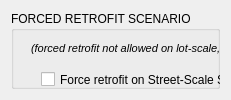
                 <widget class="QWidget" name="page_34">
                  <layout class="QVBoxLayout" name="verticalLayout_51">
                   <item>
                    <widget class="QGroupBox" name="retrofit_forced_group_3">
                     <property name="title">
                      <string>FORCED RETROFIT SCENARIO</string>
                     </property>
                     <widget class="QCheckBox" name="retrofit_forced_street_check_3">
                      <property name="geometry">
                       <rect>
                        <x>30</x>
                        <y>60</y>
                        <width>351</width>
                        <height>17</height>
                       </rect>
                      </property>
                      <property name="text">
                       <string>Force retrofit on Street-Scale Systems</string>
                      </property>
                     </widget>
                     <widget class="QCheckBox" name="retrofit_forced_neigh_check_3">
                      <property name="geometry">
                       <rect>
                        <x>30</x>
                        <y>90</y>
                        <width>351</width>
                        <height>17</height>
                       </rect>
                      </property>
                      <property name="text">
                       <string>Force retrofit on Neighbourhood Systems</string>
                      </property>
                     </widget>
                     <widget class="QCheckBox" name="retrofit_forced_prec_check_3">
                      <property name="geometry">
                       <rect>
                        <x>30</x>
                        <y>120</y>
                        <width>351</width>
                        <height>17</height>
                       </rect>
                      </property>
                      <property name="text">
                       <string>Force retrofit on Precinct-Scale Systems</string>
                      </property>
                     </widget>
                     <widget class="QLabel" name="force_retrofit_lbl_3">
                      <property name="geometry">
                       <rect>
                        <x>20</x>
                        <y>30</y>
                        <width>421</width>
                        <height>16</height>
                       </rect>
                      </property>
                      <property name="text">
                       <string>&lt;!DOCTYPE HTML PUBLIC &quot;-//W3C//DTD HTML 4.0//EN&quot; &quot;http://www.w3.org/TR/REC-html40/strict.dtd&quot;&gt;
&lt;html&gt;&lt;head&gt;&lt;meta name=&quot;qrichtext&quot; content=&quot;1&quot; /&gt;&lt;style type=&quot;text/css&quot;&gt;
p, li { white-space: pre-wrap; }
&lt;/style&gt;&lt;/head&gt;&lt;body style=&quot; font-family:'MS Shell Dlg 2'; font-size:8.25pt; font-weight:400; font-style:normal;&quot;&gt;
&lt;p style=&quot; margin-top:0px; margin-bottom:0px; margin-left:0px; margin-right:0px; -qt-block-indent:0; text-indent:0px;&quot;&gt;&lt;span style=&quot; font-size:8pt; font-style:italic;&quot;&gt;(forced retrofit not allowed on lot-scale, un-checked systems are kept)&lt;/span&gt;&lt;/p&gt;&lt;/body&gt;&lt;/html&gt;</string>
                      </property>
                     </widget>
                    </widget>
                   </item>
                  </layout>
                 </widget>
